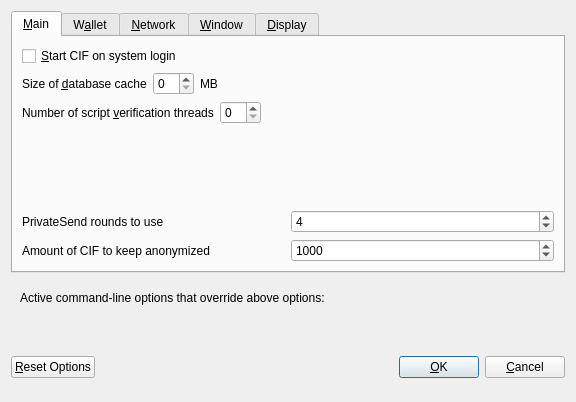
<?xml version="1.0" encoding="UTF-8"?>
<ui version="4.0">
 <class>OptionsDialog</class>
 <widget class="QDialog" name="OptionsDialog">
  <property name="geometry">
   <rect>
    <x>0</x>
    <y>0</y>
    <width>576</width>
    <height>402</height>
   </rect>
  </property>
  <property name="windowTitle">
   <string>Options</string>
  </property>
  <property name="modal">
   <bool>true</bool>
  </property>
  <layout class="QVBoxLayout" name="verticalLayout">
   <item>
    <widget class="QTabWidget" name="tabWidget">
     <property name="currentIndex">
      <number>0</number>
     </property>
     <widget class="QWidget" name="tabMain">
      <attribute name="title">
       <string>&amp;Main</string>
      </attribute>
      <layout class="QVBoxLayout" name="verticalLayout_Main">
       <item>
        <widget class="QCheckBox" name="bitcoinAtStartup">
         <property name="toolTip">
          <string>Automatically start CIF after logging in to the system.</string>
         </property>
         <property name="text">
          <string>&amp;Start CIF on system login</string>
         </property>
        </widget>
       </item>
       <item>
        <layout class="QHBoxLayout" name="horizontalLayout_2_Main">
         <item>
          <widget class="QLabel" name="databaseCacheLabel">
           <property name="text">
            <string>Size of &amp;database cache</string>
           </property>
           <property name="textFormat">
            <enum>Qt::PlainText</enum>
           </property>
           <property name="buddy">
            <cstring>databaseCache</cstring>
           </property>
          </widget>
         </item>
         <item>
          <widget class="QSpinBox" name="databaseCache"/>
         </item>
         <item>
          <widget class="QLabel" name="databaseCacheUnitLabel">
           <property name="text">
            <string>MB</string>
           </property>
           <property name="textFormat">
            <enum>Qt::PlainText</enum>
           </property>
          </widget>
         </item>
         <item>
          <spacer name="horizontalSpacer_2_Main">
           <property name="orientation">
            <enum>Qt::Horizontal</enum>
           </property>
           <property name="sizeHint" stdset="0">
            <size>
             <width>40</width>
             <height>20</height>
            </size>
           </property>
          </spacer>
         </item>
        </layout>
       </item>
       <item>
        <layout class="QHBoxLayout" name="horizontalLayout_3_Main">
         <item>
          <widget class="QLabel" name="threadsScriptVerifLabel">
           <property name="text">
            <string>Number of script &amp;verification threads</string>
           </property>
           <property name="textFormat">
            <enum>Qt::PlainText</enum>
           </property>
           <property name="buddy">
            <cstring>threadsScriptVerif</cstring>
           </property>
          </widget>
         </item>
         <item>
          <widget class="QSpinBox" name="threadsScriptVerif">
           <property name="toolTip">
            <string>(0 = auto, &lt;0 = leave that many cores free)</string>
           </property>
          </widget>
         </item>
         <item>
          <spacer name="horizontalSpacer_3_Main">
           <property name="orientation">
            <enum>Qt::Horizontal</enum>
           </property>
           <property name="sizeHint" stdset="0">
            <size>
             <width>40</width>
             <height>20</height>
            </size>
           </property>
          </spacer>
         </item>
        </layout>
       </item>
       <item>
        <spacer name="verticalSpacer_Main">
         <property name="orientation">
          <enum>Qt::Vertical</enum>
         </property>
         <property name="sizeHint" stdset="0">
          <size>
           <width>20</width>
           <height>40</height>
          </size>
         </property>
        </spacer>
       </item>
       <item>
        <layout class="QHBoxLayout" name="horizontalLayout_4_Main">
         <item>
          <widget class="QLabel" name="label">
           <property name="toolTip">
            <string>This setting determines the amount of individual masternodes that an input will be anonymized through.&lt;br/&gt;More rounds of anonymization gives a higher degree of privacy, but also costs more in fees.</string>
           </property>
           <property name="text">
            <string>PrivateSend rounds to use</string>
           </property>
          </widget>
         </item>
         <item>
          <widget class="QSpinBox" name="privatesendRounds">
           <property name="minimum">
            <number>2</number>
           </property>
           <property name="maximum">
            <number>8</number>
           </property>
           <property name="value">
            <number>4</number>
           </property>
          </widget>
         </item>
        </layout>
       </item>
       <item>
        <layout class="QHBoxLayout" name="horizontalLayout">
         <item>
          <widget class="QLabel" name="label_2">
           <property name="toolTip">
            <string>This amount acts as a threshold to turn off PrivateSend once it's reached.</string>
           </property>
           <property name="statusTip">
            <string notr="true"/>
           </property>
           <property name="whatsThis">
            <string notr="true"/>
           </property>
           <property name="accessibleName">
            <string notr="true"/>
           </property>
           <property name="accessibleDescription">
            <string notr="true"/>
           </property>
           <property name="text">
            <string>Amount of CIF to keep anonymized</string>
           </property>
          </widget>
         </item>
         <item>
          <widget class="QSpinBox" name="anonymizeDarkcoin">
           <property name="minimum">
            <number>2</number>
           </property>
           <property name="maximum">
            <number>2000</number>
           </property>
           <property name="singleStep">
            <number>10</number>
           </property>
           <property name="value">
            <number>1000</number>
           </property>
          </widget>
         </item>
        </layout>
       </item>
      </layout>
     </widget>
     <widget class="QWidget" name="tabWallet">
      <attribute name="title">
       <string>W&amp;allet</string>
      </attribute>
      <layout class="QVBoxLayout" name="verticalLayout_Wallet">
       <item>
        <widget class="QGroupBox" name="groupBox">
         <property name="title">
          <string>Expert</string>
         </property>
         <layout class="QVBoxLayout" name="verticalLayout_2">
          <item>
           <widget class="QCheckBox" name="coinControlFeatures">
            <property name="toolTip">
             <string>Whether to show coin control features or not.</string>
            </property>
            <property name="text">
             <string>Enable coin &amp;control features</string>
            </property>
           </widget>
          </item>
          <item>
           <widget class="QCheckBox" name="spendZeroConfChange">
            <property name="toolTip">
             <string>If you disable the spending of unconfirmed change, the change from a transaction&lt;br/&gt;cannot be used until that transaction has at least one confirmation.&lt;br/&gt;This also affects how your balance is computed.</string>
            </property>
            <property name="text">
             <string>&amp;Spend unconfirmed change</string>
            </property>
           </widget>
          </item>
         </layout>
        </widget>
       </item>
       <item>
        <spacer name="verticalSpacer_Wallet">
         <property name="orientation">
          <enum>Qt::Vertical</enum>
         </property>
         <property name="sizeHint" stdset="0">
          <size>
           <width>20</width>
           <height>40</height>
          </size>
         </property>
        </spacer>
       </item>
      </layout>
     </widget>
     <widget class="QWidget" name="tabNetwork">
      <attribute name="title">
       <string>&amp;Network</string>
      </attribute>
      <layout class="QVBoxLayout" name="verticalLayout_Network">
       <item>
        <widget class="QCheckBox" name="mapPortUpnp">
         <property name="toolTip">
          <string>Automatically open the CIF client port on the router. This only works when your router supports UPnP and it is enabled.</string>
         </property>
         <property name="text">
          <string>Map port using &amp;UPnP</string>
         </property>
        </widget>
       </item>
       <item>
        <widget class="QCheckBox" name="allowIncoming">
         <property name="toolTip">
          <string>Accept connections from outside</string>
         </property>
         <property name="text">
          <string>Allow incoming connections</string>
         </property>
        </widget>
       </item>
       <item>
        <widget class="QCheckBox" name="connectSocks">
         <property name="toolTip">
          <string>Connect to the CIF network through a SOCKS5 proxy.</string>
         </property>
         <property name="text">
          <string>&amp;Connect through SOCKS5 proxy (default proxy):</string>
         </property>
        </widget>
       </item>
       <item>
        <layout class="QHBoxLayout" name="horizontalLayout_1_Network">
         <item>
          <widget class="QLabel" name="proxyIpLabel">
           <property name="text">
            <string>Proxy &amp;IP:</string>
           </property>
           <property name="textFormat">
            <enum>Qt::PlainText</enum>
           </property>
           <property name="buddy">
            <cstring>proxyIp</cstring>
           </property>
          </widget>
         </item>
         <item>
          <widget class="QValidatedLineEdit" name="proxyIp">
           <property name="minimumSize">
            <size>
             <width>140</width>
             <height>0</height>
            </size>
           </property>
           <property name="maximumSize">
            <size>
             <width>140</width>
             <height>16777215</height>
            </size>
           </property>
           <property name="toolTip">
            <string>IP address of the proxy (e.g. IPv4: 127.0.0.1 / IPv6: ::1)</string>
           </property>
          </widget>
         </item>
         <item>
          <widget class="QLabel" name="proxyPortLabel">
           <property name="text">
            <string>&amp;Port:</string>
           </property>
           <property name="textFormat">
            <enum>Qt::PlainText</enum>
           </property>
           <property name="buddy">
            <cstring>proxyPort</cstring>
           </property>
          </widget>
         </item>
         <item>
          <widget class="QLineEdit" name="proxyPort">
           <property name="minimumSize">
            <size>
             <width>55</width>
             <height>0</height>
            </size>
           </property>
           <property name="maximumSize">
            <size>
             <width>55</width>
             <height>16777215</height>
            </size>
           </property>
           <property name="toolTip">
            <string>Port of the proxy (e.g. 9050)</string>
           </property>
          </widget>
         </item>
         <item>
          <spacer name="horizontalSpacer_1_Network">
           <property name="orientation">
            <enum>Qt::Horizontal</enum>
           </property>
           <property name="sizeHint" stdset="0">
            <size>
             <width>40</width>
             <height>20</height>
            </size>
           </property>
          </spacer>
         </item>
        </layout>
       </item>
       <item>
        <spacer name="verticalSpacer_Network">
         <property name="orientation">
          <enum>Qt::Vertical</enum>
         </property>
         <property name="sizeHint" stdset="0">
          <size>
           <width>20</width>
           <height>40</height>
          </size>
         </property>
        </spacer>
       </item>
      </layout>
     </widget>
     <widget class="QWidget" name="tabWindow">
      <attribute name="title">
       <string>&amp;Window</string>
      </attribute>
      <layout class="QVBoxLayout" name="verticalLayout_Window">
       <item>
        <widget class="QCheckBox" name="minimizeToTray">
         <property name="toolTip">
          <string>Show only a tray icon after minimizing the window.</string>
         </property>
         <property name="text">
          <string>&amp;Minimize to the tray instead of the taskbar</string>
         </property>
        </widget>
       </item>
       <item>
        <widget class="QCheckBox" name="minimizeOnClose">
         <property name="toolTip">
          <string>Minimize instead of exit the application when the window is closed. When this option is enabled, the application will be closed only after selecting Quit in the menu.</string>
         </property>
         <property name="text">
          <string>M&amp;inimize on close</string>
         </property>
        </widget>
       </item>
       <item>
        <spacer name="verticalSpacer_Window">
         <property name="orientation">
          <enum>Qt::Vertical</enum>
         </property>
         <property name="sizeHint" stdset="0">
          <size>
           <width>20</width>
           <height>40</height>
          </size>
         </property>
        </spacer>
       </item>
      </layout>
     </widget>
     <widget class="QWidget" name="tabDisplay">
      <attribute name="title">
       <string>&amp;Display</string>
      </attribute>
      <layout class="QVBoxLayout" name="verticalLayout_Display">
       <item>
        <layout class="QHBoxLayout" name="horizontalLayout_1_Display">
         <item>
          <widget class="QLabel" name="langLabel">
           <property name="text">
            <string>User Interface &amp;language:</string>
           </property>
           <property name="textFormat">
            <enum>Qt::PlainText</enum>
           </property>
           <property name="buddy">
            <cstring>lang</cstring>
           </property>
          </widget>
         </item>
         <item>
          <widget class="QValueComboBox" name="lang">
           <property name="toolTip">
            <string>The user interface language can be set here. This setting will take effect after restarting CIF.</string>
           </property>
          </widget>
         </item>
        </layout>
       </item>
       <item>
        <widget class="QLabel" name="label_3">
         <property name="toolTip">
          <string notr="true"/>
         </property>
         <property name="statusTip">
          <string notr="true"/>
         </property>
         <property name="whatsThis">
          <string notr="true"/>
         </property>
         <property name="accessibleName">
          <string notr="true"/>
         </property>
         <property name="text">
          <string>Language missing or translation incomplete? Help contributing translations here:
https://www.transifex.com/projects/p/cif/</string>
         </property>
         <property name="wordWrap">
          <bool>true</bool>
         </property>
         <property name="openExternalLinks">
          <bool>true</bool>
         </property>
         <property name="textInteractionFlags">
          <set>Qt::TextBrowserInteraction</set>
         </property>
        </widget>
       </item>
       <item>
        <layout class="QHBoxLayout" name="horizontalLayout_4_Display" stretch="0,0">
         <item>
          <widget class="QLabel" name="themeLabel">
           <property name="text">
            <string>User Interface Theme:</string>
           </property>
          </widget>
         </item>
         <item>
          <widget class="QValueComboBox" name="theme"/>
         </item>
        </layout>
       </item>
       <item>
        <widget class="Line" name="line">
         <property name="orientation">
          <enum>Qt::Horizontal</enum>
         </property>
        </widget>
       </item>
       <item>
        <layout class="QHBoxLayout" name="horizontalLayout_2_Display">
         <item>
          <widget class="QLabel" name="unitLabel">
           <property name="text">
            <string>&amp;Unit to show amounts in:</string>
           </property>
           <property name="textFormat">
            <enum>Qt::PlainText</enum>
           </property>
           <property name="buddy">
            <cstring>unit</cstring>
           </property>
          </widget>
         </item>
         <item>
          <widget class="QValueComboBox" name="unit">
           <property name="toolTip">
            <string>Choose the default subdivision unit to show in the interface and when sending coins.</string>
           </property>
          </widget>
         </item>
        </layout>
       </item>
       <item>
        <layout class="QHBoxLayout" name="horizontalLayout_5_Display">
         <item>
          <widget class="QLabel" name="digitsLabel">
           <property name="text">
            <string>Decimal digits</string>
           </property>
          </widget>
         </item>
         <item>
          <widget class="QValueComboBox" name="digits"/>
         </item>
        </layout>
       </item>
       <item>
        <layout class="QHBoxLayout" name="horizontalLayout_3_Display">
         <item>
          <widget class="QLabel" name="thirdPartyTxUrlsLabel">
           <property name="toolTip">
            <string>Third party URLs (e.g. a block explorer) that appear in the transactions tab as context menu items. %s in the URL is replaced by transaction hash. Multiple URLs are separated by vertical bar |.</string>
           </property>
           <property name="text">
            <string>Third party transaction URLs</string>
           </property>
           <property name="buddy">
            <cstring>thirdPartyTxUrls</cstring>
           </property>
          </widget>
         </item>
         <item>
          <widget class="QLineEdit" name="thirdPartyTxUrls">
           <property name="toolTip">
            <string>Third party URLs (e.g. a block explorer) that appear in the transactions tab as context menu items. %s in the URL is replaced by transaction hash. Multiple URLs are separated by vertical bar |.</string>
           </property>
          </widget>
         </item>
        </layout>
       </item>
       <item>
        <spacer name="verticalSpacer">
         <property name="orientation">
          <enum>Qt::Vertical</enum>
         </property>
         <property name="sizeHint" stdset="0">
          <size>
           <width>20</width>
           <height>40</height>
          </size>
         </property>
        </spacer>
       </item>
      </layout>
     </widget>
    </widget>
   </item>
   <item>
    <widget class="QFrame" name="frame">
     <layout class="QVBoxLayout" name="verticalLayout_Bottom">
      <item>
       <layout class="QHBoxLayout" name="horizontalLayout_Bottom">
        <item>
         <widget class="QLabel" name="overriddenByCommandLineInfoLabel">
          <property name="text">
           <string>Active command-line options that override above options:</string>
          </property>
          <property name="textFormat">
           <enum>Qt::PlainText</enum>
          </property>
         </widget>
        </item>
        <item>
         <spacer name="horizontalSpacer_Bottom">
          <property name="orientation">
           <enum>Qt::Horizontal</enum>
          </property>
          <property name="sizeHint" stdset="0">
           <size>
            <width>40</width>
            <height>20</height>
           </size>
          </property>
         </spacer>
        </item>
       </layout>
      </item>
      <item>
       <widget class="QLabel" name="overriddenByCommandLineLabel">
        <property name="text">
         <string/>
        </property>
        <property name="textFormat">
         <enum>Qt::PlainText</enum>
        </property>
        <property name="wordWrap">
         <bool>true</bool>
        </property>
       </widget>
      </item>
     </layout>
    </widget>
   </item>
   <item>
    <layout class="QHBoxLayout" name="horizontalLayout_Buttons">
     <item>
      <widget class="QPushButton" name="resetButton">
       <property name="toolTip">
        <string>Reset all client options to default.</string>
       </property>
       <property name="text">
        <string>&amp;Reset Options</string>
       </property>
       <property name="autoDefault">
        <bool>false</bool>
       </property>
      </widget>
     </item>
     <item>
      <spacer name="horizontalSpacer_1">
       <property name="orientation">
        <enum>Qt::Horizontal</enum>
       </property>
       <property name="sizeHint" stdset="0">
        <size>
         <width>40</width>
         <height>48</height>
        </size>
       </property>
      </spacer>
     </item>
     <item>
      <widget class="QLabel" name="statusLabel">
       <property name="minimumSize">
        <size>
         <width>200</width>
         <height>0</height>
        </size>
       </property>
       <property name="font">
        <font>
         <weight>75</weight>
         <bold>true</bold>
        </font>
       </property>
       <property name="text">
        <string/>
       </property>
       <property name="textFormat">
        <enum>Qt::PlainText</enum>
       </property>
       <property name="wordWrap">
        <bool>true</bool>
       </property>
      </widget>
     </item>
     <item>
      <spacer name="horizontalSpacer_2">
       <property name="orientation">
        <enum>Qt::Horizontal</enum>
       </property>
       <property name="sizeHint" stdset="0">
        <size>
         <width>40</width>
         <height>48</height>
        </size>
       </property>
      </spacer>
     </item>
     <item>
      <widget class="QPushButton" name="okButton">
       <property name="text">
        <string>&amp;OK</string>
       </property>
       <property name="autoDefault">
        <bool>false</bool>
       </property>
       <property name="default">
        <bool>true</bool>
       </property>
      </widget>
     </item>
     <item>
      <widget class="QPushButton" name="cancelButton">
       <property name="text">
        <string>&amp;Cancel</string>
       </property>
       <property name="autoDefault">
        <bool>false</bool>
       </property>
      </widget>
     </item>
    </layout>
   </item>
  </layout>
 </widget>
 <customwidgets>
  <customwidget>
   <class>QValidatedLineEdit</class>
   <extends>QLineEdit</extends>
   <header>qvalidatedlineedit.h</header>
  </customwidget>
  <customwidget>
   <class>QValueComboBox</class>
   <extends>QComboBox</extends>
   <header>qvaluecombobox.h</header>
  </customwidget>
 </customwidgets>
 <resources/>
 <connections/>
</ui>
